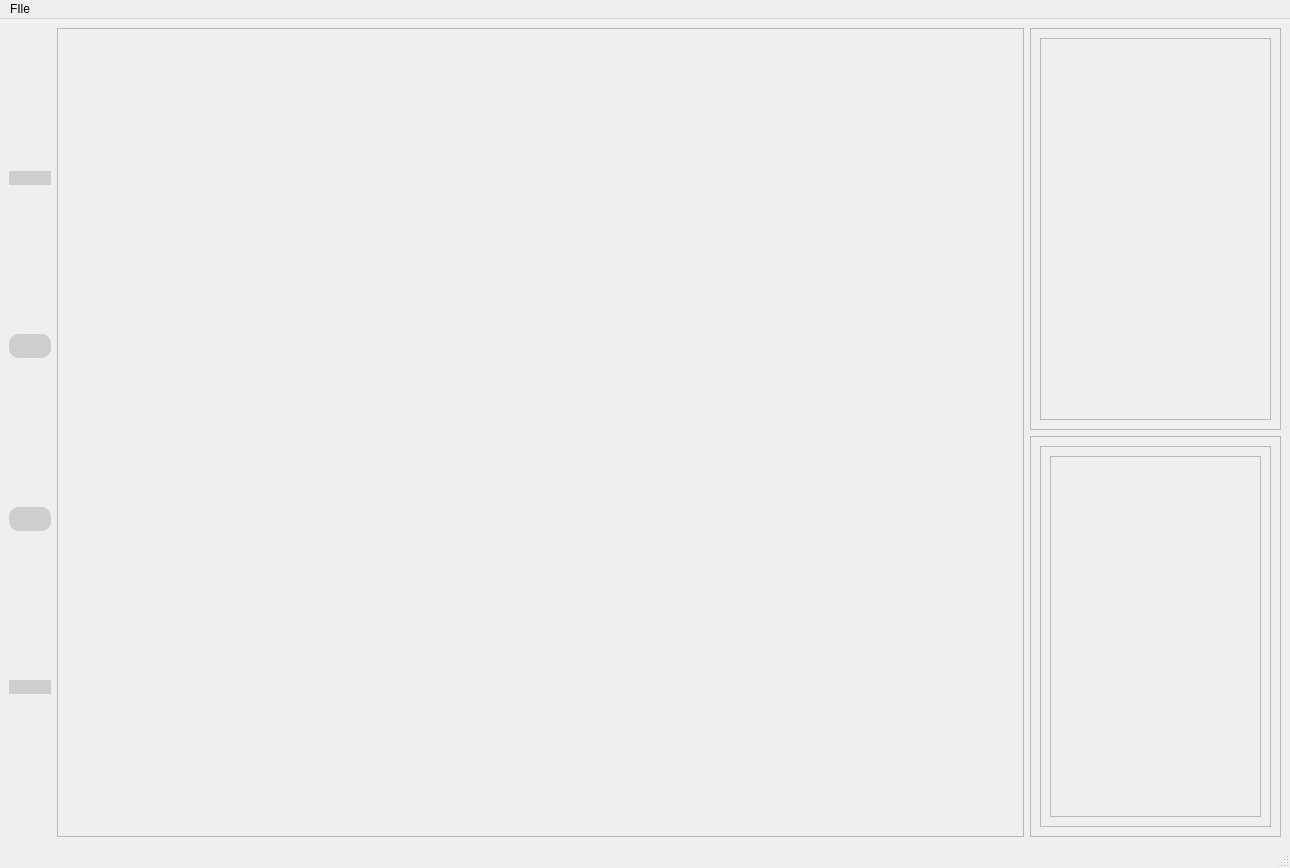
<?xml version="1.0" encoding="UTF-8"?>
<ui version="4.0">
 <class>MainWindow</class>
 <widget class="QMainWindow" name="MainWindow">
  <property name="geometry">
   <rect>
    <x>0</x>
    <y>0</y>
    <width>1290</width>
    <height>868</height>
   </rect>
  </property>
  <property name="windowTitle">
   <string>MainWindow</string>
  </property>
  <property name="styleSheet">
   <string notr="true">QMainWindow&gt;*{ 
background: rgb(84, 124, 255)rgb(70, 70, 70);
}
QMenuBar{
	color: white;
	background: black;
}
QStatusBar{
		background: black;
}
</string>
  </property>
  <widget class="QWidget" name="centralwidget">
   <layout class="QVBoxLayout" name="verticalLayout_2">
    <item>
     <layout class="QHBoxLayout" name="OptionLayout"/>
    </item>
    <item>
     <layout class="QHBoxLayout" name="horizontalLayout" stretch="3,77,20">
      <item>
       <layout class="QVBoxLayout" name="leftToolLayout">
        <item>
         <widget class="QPushButton" name="resizeButton">
          <property name="toolTip">
           <string>Resize</string>
          </property>
          <property name="styleSheet">
           <string notr="true">QPushButton{
	border-image : url(:/icons/resources/magnify.png) 0 0 0 0 stretch stretch;
	background: rgb(206, 206, 206);
	border-radius: 10px;
}
</string>
          </property>
          <property name="text">
           <string/>
          </property>
         </widget>
        </item>
        <item>
         <widget class="QPushButton" name="selectionButton">
          <property name="toolTip">
           <string>free selection tool</string>
          </property>
          <property name="styleSheet">
           <string notr="true">QPushButton{
	border-image : url(:/icons/resources/selection.png) 0 0 0 0 stretch stretch;
	background: rgb(206, 206, 206);
	border-radius: 10px;
	padding:5px;
}
</string>
          </property>
          <property name="text">
           <string/>
          </property>
         </widget>
        </item>
        <item>
         <widget class="QPushButton" name="brushButton">
          <property name="toolTip">
           <string>Brush</string>
          </property>
          <property name="styleSheet">
           <string notr="true">QPushButton{
	border-image : url(:/icons/resources/paintbrush.png) 0 0 0 0 stretch stretch;
	background: rgb(206, 206, 206);
	border-radius: 10px;
	padding:5px;
}
</string>
          </property>
          <property name="text">
           <string/>
          </property>
         </widget>
        </item>
        <item>
         <widget class="QPushButton" name="pushButton">
          <property name="toolTip">
           <string>Move</string>
          </property>
          <property name="styleSheet">
           <string notr="true">QPushButton{
	border-image : url(:/icons/move.png) 0 0 0 0 stretch stretch;
	background: rgb(206, 206, 206);
	border-radius: 10px;
}
</string>
          </property>
          <property name="text">
           <string/>
          </property>
         </widget>
        </item>
       </layout>
      </item>
      <item>
       <widget class="QScrollArea" name="scrollArea">
        <property name="widgetResizable">
         <bool>true</bool>
        </property>
        <widget class="QWidget" name="scrollAreaWidgetContents">
         <property name="geometry">
          <rect>
           <x>0</x>
           <y>0</y>
           <width>954</width>
           <height>782</height>
          </rect>
         </property>
         <layout class="QVBoxLayout" name="verticalLayout_5">
          <property name="leftMargin">
           <number>0</number>
          </property>
          <property name="topMargin">
           <number>0</number>
          </property>
          <property name="rightMargin">
           <number>0</number>
          </property>
          <property name="bottomMargin">
           <number>0</number>
          </property>
          <item>
           <widget class="EditFrame" name="editFrame" native="true">
            <property name="minimumSize">
             <size>
              <width>0</width>
              <height>0</height>
             </size>
            </property>
           </widget>
          </item>
         </layout>
        </widget>
       </widget>
      </item>
      <item>
       <layout class="QVBoxLayout" name="rightToolsLayout" stretch="50">
        <item>
         <layout class="QVBoxLayout" name="verticalLayout" stretch="50,50">
          <item>
           <layout class="QVBoxLayout" name="verticalLayout_4">
            <item>
             <widget class="QScrollArea" name="scrollArea_3">
              <property name="widgetResizable">
               <bool>true</bool>
              </property>
              <widget class="QWidget" name="scrollAreaWidgetContents_4">
               <property name="geometry">
                <rect>
                 <x>0</x>
                 <y>0</y>
                 <width>240</width>
                 <height>383</height>
                </rect>
               </property>
               <layout class="QVBoxLayout" name="verticalLayout_7">
                <item>
                 <widget class="QFrame" name="frame">
                  <property name="frameShape">
                   <enum>QFrame::StyledPanel</enum>
                  </property>
                  <property name="frameShadow">
                   <enum>QFrame::Raised</enum>
                  </property>
                 </widget>
                </item>
               </layout>
              </widget>
             </widget>
            </item>
           </layout>
          </item>
          <item>
           <layout class="QVBoxLayout" name="verticalLayout_3">
            <item>
             <widget class="QScrollArea" name="scrollArea_2">
              <property name="widgetResizable">
               <bool>true</bool>
              </property>
              <widget class="QWidget" name="scrollAreaWidgetContents_2">
               <property name="geometry">
                <rect>
                 <x>0</x>
                 <y>0</y>
                 <width>240</width>
                 <height>382</height>
                </rect>
               </property>
               <layout class="QVBoxLayout" name="verticalLayout_6">
                <item>
                 <widget class="QScrollArea" name="layerArea">
                  <property name="widgetResizable">
                   <bool>true</bool>
                  </property>
                  <widget class="QWidget" name="scrollAreaWidgetContents_3">
                   <property name="geometry">
                    <rect>
                     <x>0</x>
                     <y>0</y>
                     <width>216</width>
                     <height>358</height>
                    </rect>
                   </property>
                   <layout class="QHBoxLayout" name="horizontalLayout_2">
                    <item>
                     <widget class="LayerFrame" name="layerFrame">
                      <property name="frameShape">
                       <enum>QFrame::StyledPanel</enum>
                      </property>
                      <property name="frameShadow">
                       <enum>QFrame::Raised</enum>
                      </property>
                     </widget>
                    </item>
                   </layout>
                  </widget>
                 </widget>
                </item>
               </layout>
              </widget>
             </widget>
            </item>
           </layout>
          </item>
         </layout>
        </item>
       </layout>
      </item>
     </layout>
    </item>
   </layout>
  </widget>
  <widget class="QMenuBar" name="menubar">
   <property name="geometry">
    <rect>
     <x>0</x>
     <y>0</y>
     <width>1290</width>
     <height>26</height>
    </rect>
   </property>
   <widget class="QMenu" name="menuFIle">
    <property name="title">
     <string>FIle</string>
    </property>
    <addaction name="actionOpen"/>
    <addaction name="actionSave"/>
    <addaction name="actionSave_as"/>
   </widget>
   <addaction name="menuFIle"/>
  </widget>
  <widget class="QStatusBar" name="statusbar"/>
  <action name="actionOpen">
   <property name="text">
    <string>Open</string>
   </property>
  </action>
  <action name="actionSave">
   <property name="text">
    <string>Save</string>
   </property>
  </action>
  <action name="actionSave_as">
   <property name="text">
    <string>Save as</string>
   </property>
  </action>
 </widget>
 <customwidgets>
  <customwidget>
   <class>EditFrame</class>
   <extends>QWidget</extends>
   <header>editframe.h</header>
  </customwidget>
  <customwidget>
   <class>LayerFrame</class>
   <extends>QFrame</extends>
   <header location="global">layerframe.h</header>
   <container>1</container>
  </customwidget>
 </customwidgets>
 <resources/>
 <connections/>
</ui>
